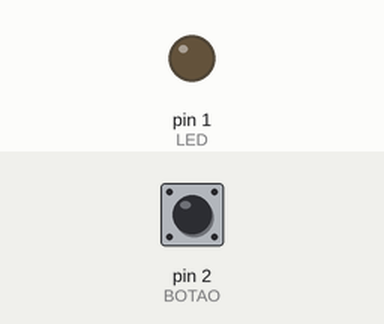
The sketch below on a simulated Arduino Uno, built with avr-gcc and run on an emulated ATmega328P. On the bench: output pins drawn as LEDs (lit = HIGH). The inputs (shaded band) are chosen by the test bench; at power-on: pin 2 (BOTAO) LOW.

Above: at 1.2 s.
1.3 s: pin 2 (BOTAO) pulled HIGH for 0.15 s
At 1.37 s:
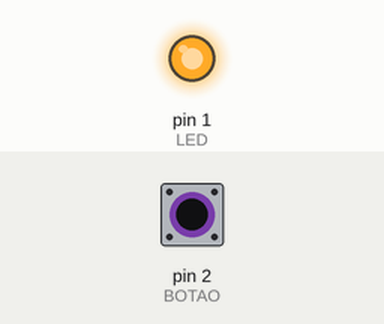
2.9 s: pin 2 (BOTAO) pulled HIGH for 3.2 s
At 6.6 s:
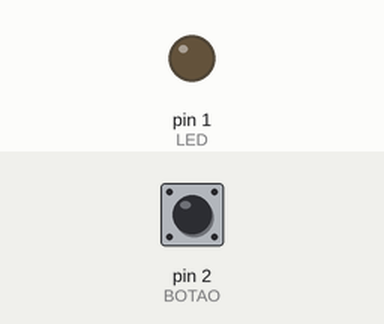
Timing chart, 0 to 8.1 s (numbered marks = the images above; inputs shaded):
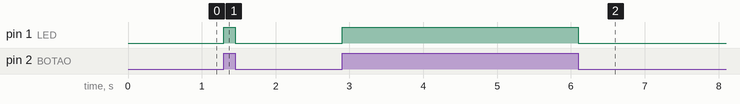

The sketch:

Leitura-de-tecla.ino
```cpp
/*
  Franzininho
  Exemplo: Leitura de Tecla - Pull Down

  Esse exemplo exibe como ler uma tecla com resistor de pull down e acionar um led quando ela for pressionada

*/

const int LED = 1; //pino para o LED
const int BOTAO = 2; //pino para o botão

int val = 0; // val será utilizado para armazenar o estado do pino

void setup(){
  pinMode(LED,OUTPUT); //o LED é uma saída
  pinMode(BOTAO,INPUT); //o BOTAO é uma entrada
}

void loop (){
val = digitalRead(BOTAO); // lê e armazena o valor de entrada
digitalWrite(LED, val); //aciona LED conforme valor lido do botão

}
```

Measured:
- after the input at 1.3 s, pin 1 (LED): LOW → HIGH at once, → LOW 0.15 s later
- after the input at 2.9 s, pin 1 (LED): LOW → HIGH at once, → LOW 3.2 s later
